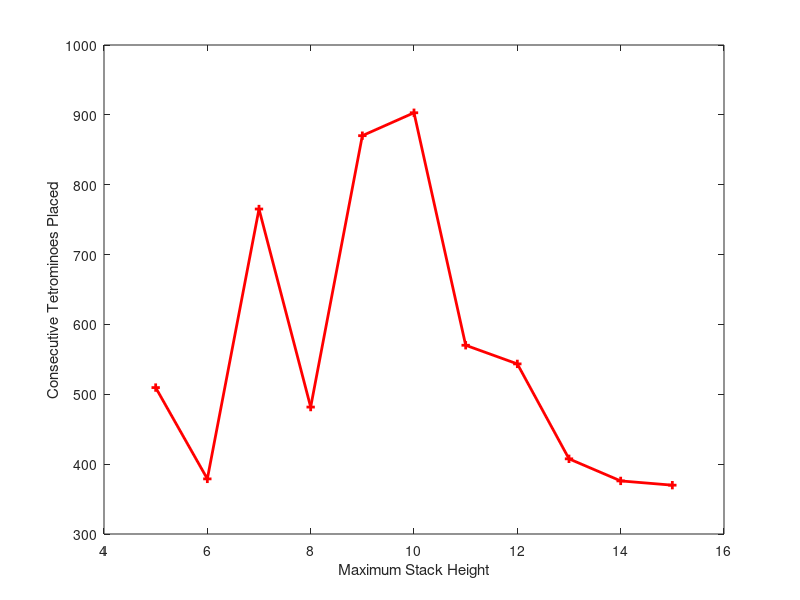

MATLAB code for this plot:
heights = 5:15;
means_d4 = [509.6,378.9,765.2,481.7,870.2,903.0,570.2,543.5,407.6,376.0,369.9];
fig = figure;
plot(heights, means_d4, 'r+-', 'LineWidth', 2);
xlabel 'Maximum Stack Height'
ylabel 'Consecutive Tetrominoes Placed'
saveas(fig, 'height_v_time_d4.pdf');
close all

% means_d5 = [509.6,378.9,765.2,481.7,870.2,903.0,570.2,543.5,407.6,376.0,369.9];
% fig = figure;
% plot(heights, means_d5, 'b+-', 'LineWidth', 2);
% xlabel 'Maximum Stack Height'
% ylabel 'Consecutive Tetrominoes Placed'
% saveas(fig, 'figures/height_v_time_d5.pdf');
